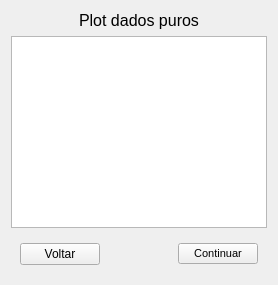
      <widget class="QWidget" name="plot_puro">
       <layout class="QGridLayout" name="gridLayout_7">
        <item row="0" column="0">
         <widget class="QLabel" name="label_15">
          <property name="font">
           <font>
            <pointsize>12</pointsize>
           </font>
          </property>
          <property name="text">
           <string>Plot dados puros</string>
          </property>
          <property name="alignment">
           <set>Qt::AlignCenter</set>
          </property>
         </widget>
        </item>
        <item row="1" column="0">
         <widget class="QGraphicsView" name="graphicsView"/>
        </item>
        <item row="2" column="0">
         <widget class="QWidget" name="widget_4" native="true">
          <layout class="QGridLayout" name="gridLayout_6">
           <item row="0" column="2">
            <widget class="QPushButton" name="continuar_dados_puros">
             <property name="font">
              <font>
               <pointsize>8</pointsize>
              </font>
             </property>
             <property name="text">
              <string>Continuar</string>
             </property>
            </widget>
           </item>
           <item row="0" column="1">
            <spacer name="horizontalSpacer_3">
             <property name="orientation">
              <enum>Qt::Horizontal</enum>
             </property>
             <property name="sizeHint" stdset="0">
              <size>
               <width>40</width>
               <height>20</height>
              </size>
             </property>
            </spacer>
           </item>
           <item row="0" column="0">
            <widget class="QPushButton" name="voltar_dados_puros">
             <property name="text">
              <string>Voltar</string>
             </property>
            </widget>
           </item>
          </layout>
         </widget>
        </item>
       </layout>
      </widget>
